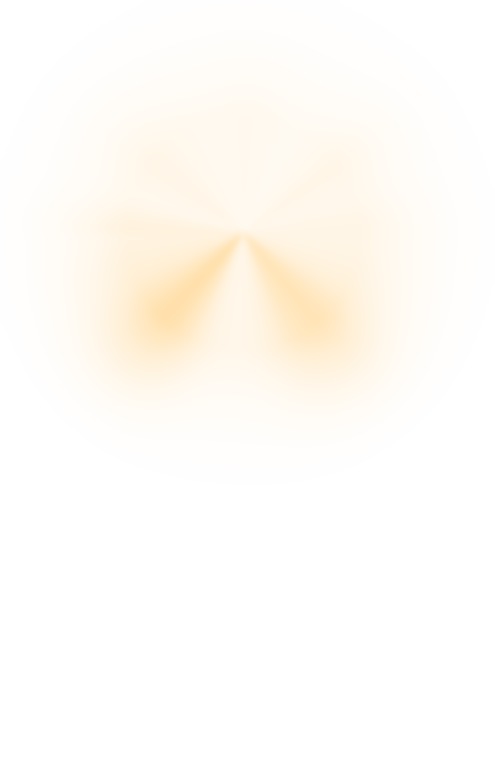
#> input picture capas/01_halo_resplandor.png, 495 x 760 px; its folder holds 4 pictures in this run
$ python build_v2.py capas/00_fondo_negro.png
#> lines starting #> are read from the running program, lines starting #| are printed output that depends on the picture
"""
Portada animada 'build-up' vertical 1080x1920.
 - Luna centrada horizontalmente
 - Titulo compuesto en espacio oscuro limpio
 - Toda la escena se arma por etapas
Salida: anim2/ (fotogramas .png)
"""
import os
import numpy as np
import cv2
from PIL import Image

CW, CH = 1080, 1920
FPS, DUR = 30, 15.0
NFR = int(FPS * DUR)
S = 1.78
OX, OY = 243.0, 232.0            # centro de la luna en la capa original (495x760)
MX, MY = 540.0, 640.0            # centro de la luna en el lienzo
DX, DY = int(round(MX - OX * S)), int(round(MY - OY * S))
OUT = "anim2"
os.makedirs(OUT, exist_ok=True)

rng = np.random.default_rng(7)
YY, XX = np.mgrid[0:CH, 0:CW].astype(np.float32)
dl = np.sqrt((XX - MX) ** 2 + (YY - MY) ** 2)
ang = np.arctan2(YY - MY, XX - MX)
NA = 1440
ai = np.mod(np.floor((ang + np.pi) / (2 * np.pi) * NA).astype(int), NA)

# ------------------------------------------------------------------ carga
def load(n):
#> called with n = '01_halo_resplandor'
    a = np.asarray(Image.open(f"capas/{n}.png").convert("RGBA")).astype(np.float32) / 255.0
    return a[..., :3].copy(), a[..., 3].copy()


def scaled(n):
    rgb, a = load(n)
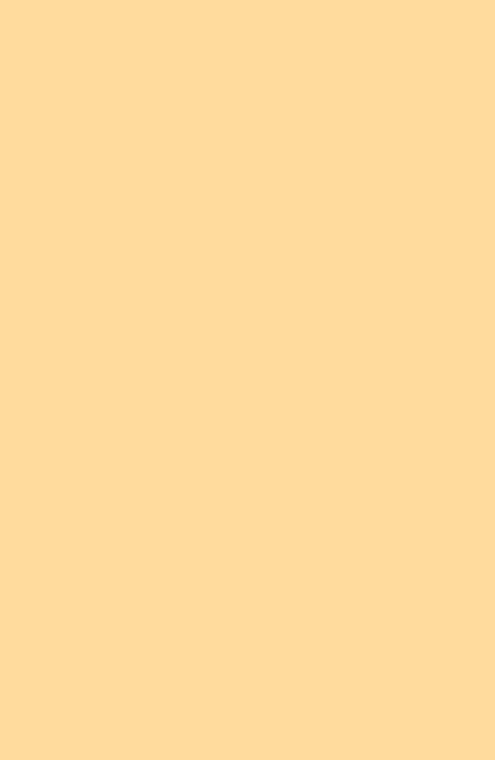
#> rgb: shape (760, 495, 3) float32; mean of channels 0, 1, 2 1, 0.856, 0.621; drawn as R, G, B
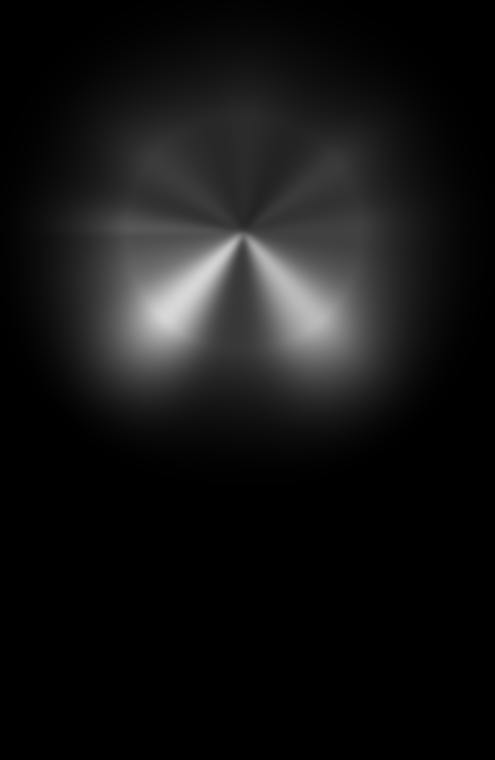
#> a: shape (760, 495) float32; min 0, max 0.847, mean 0.0794
    h, w = a.shape
#> h = 760; w = 495
    nh, nw = int(round(h * S)), int(round(w * S))
#> nh = 1353; nw = 881
    r = cv2.resize(rgb, (nw, nh), interpolation=cv2.INTER_AREA)
    m = cv2.resize(a, (nw, nh), interpolation=cv2.INTER_AREA)
    return r, m


# [12 lines left out: function tex, not called in this run]


print("cargando capas...")
halo_r, halo_a = scaled("01_halo_resplandor")
rays_r, rays_a = scaled("02_rayos_luz")
#> call 2 of scaled, with n = '02_rayos_luz'
#> call 2 of load, with n = '02_rayos_luz'
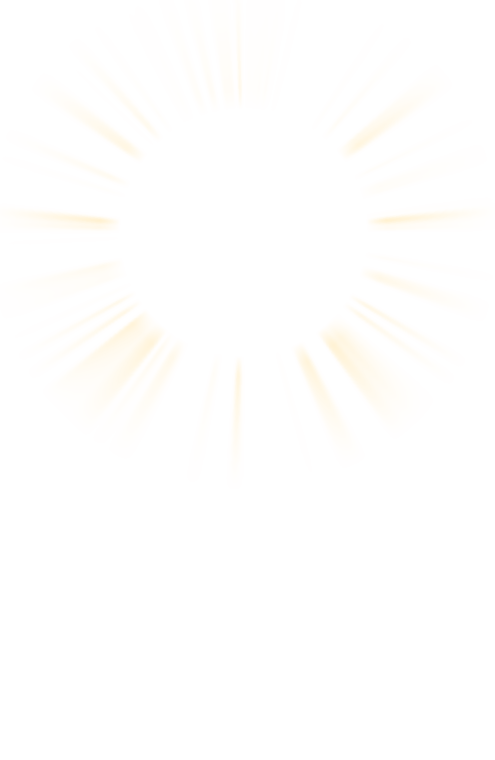
#> input picture capas/02_rayos_luz.png, 495 x 760 px
#> in scaled (call 2), `rgb, a = load(n)`:
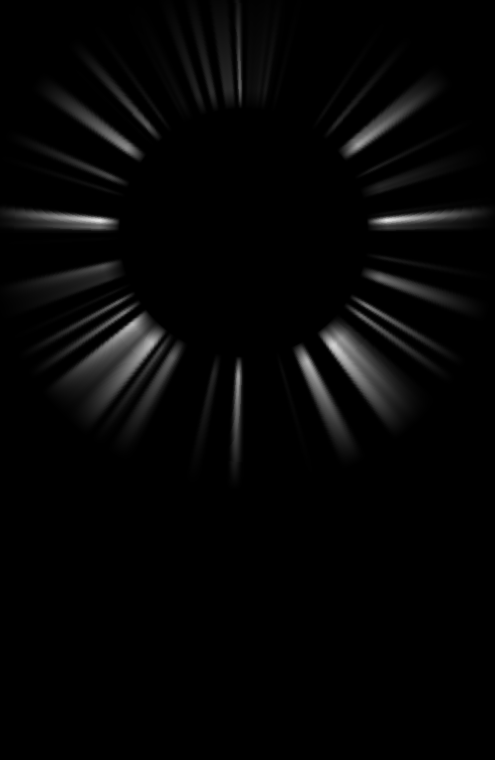
#> a: shape (760, 495) float32; min 0, max 0.89, mean 0.0213
moon_r, moon_a = scaled("03_luna")
#> call 3 of scaled, with n = '03_luna'
#> call 3 of load, with n = '03_luna'
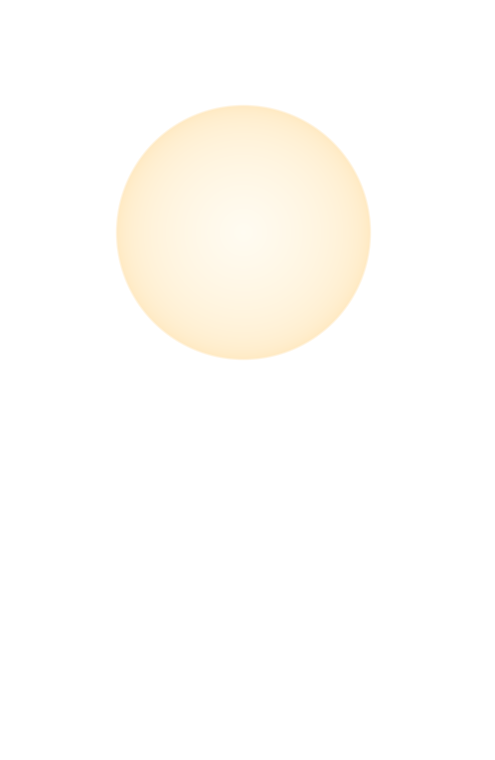
#> input picture capas/03_luna.png, 495 x 760 px
#> in scaled (call 3), `rgb, a = load(n)`:
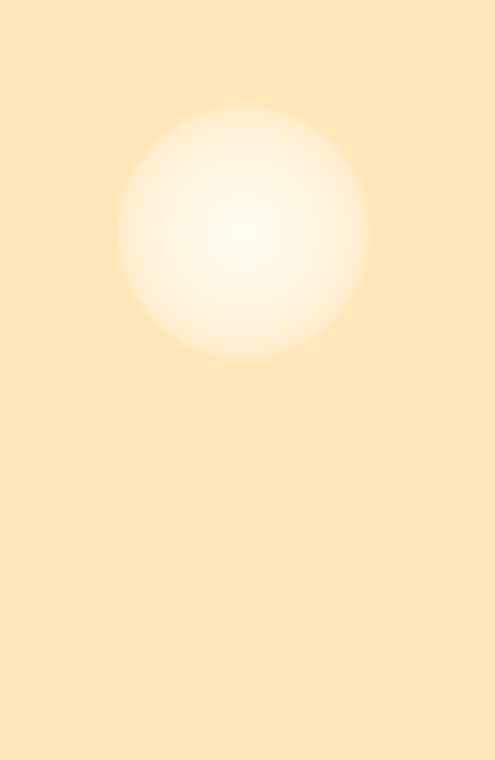
#> rgb: shape (760, 495, 3) float32; mean of channels 0, 1, 2 1, 0.912, 0.749; drawn as R, G, B
#> in scaled (call 3), `rgb, a = load(n)`:
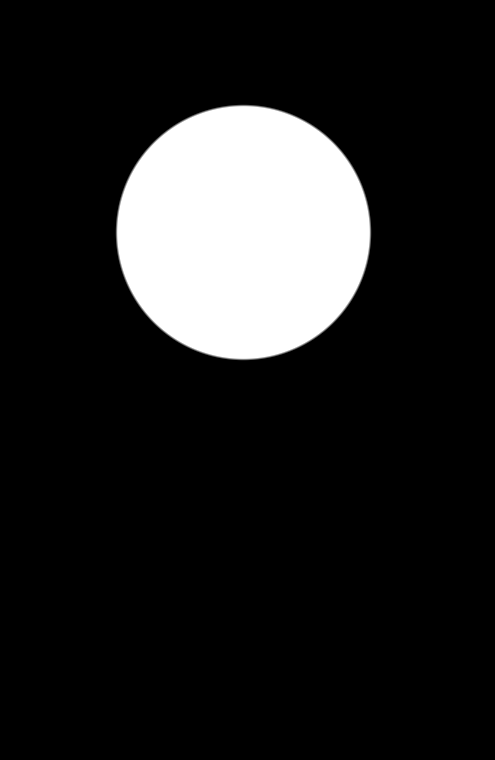
#> a: shape (760, 495) float32; min 0, max 1, mean 0.135
frame_r, frame_a = scaled("04_marco_ornamental")
#> (the run stopped early here; a loop or call above may not have finished)
